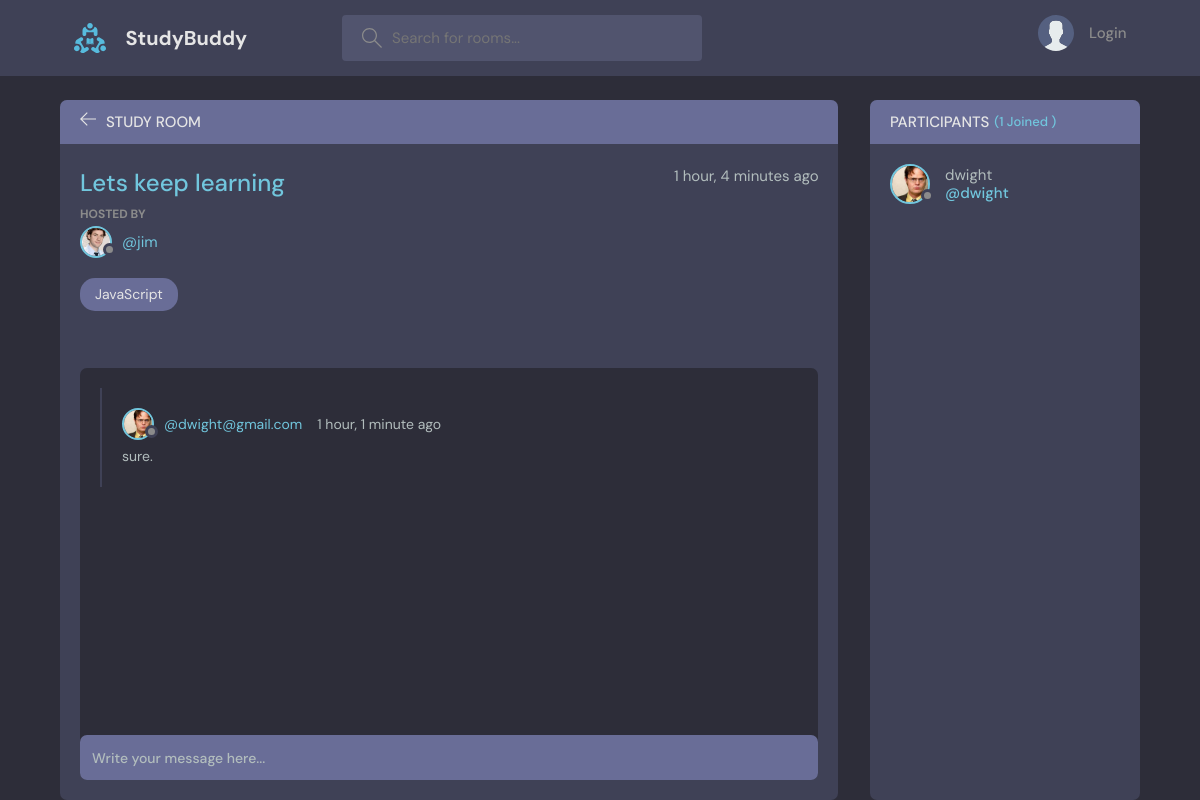
The page /room/4/ on the database its author committed.
### base/models.py (models this page shows, shortened)
class Room(models.Model):
    host = models.ForeignKey(User, on_delete=models.SET_NULL, null=True)
    topic = models.ForeignKey(Topic, on_delete=models.SET_NULL, null=True)
    name = models.CharField(max_length=200)
    description = models.TextField(null=True, blank=True)
    participants = models.ManyToManyField(
        User, related_name="participants", blank=True)
    created = models.DateTimeField(auto_now_add=True)
    updated = models.DateTimeField(auto_now=True)
    class Meta:
        ordering = ["-updated", "-created"]

class User(AbstractUser):
    pass
    name = models.CharField(max_length=200, null=True)
    email = models.EmailField(null=True, unique=True)
    bio = models.TextField(null=True)
    avatar = models.ImageField(null=True, default='avatar.svg')
    USERNAME_FIELD = 'email'
    REQUIRED_FIELDS = []

class Topic(models.Model):
    name = models.CharField(max_length=200)
    def __str__(self):
        return self.name

class Message(models.Model):
    user = models.ForeignKey(
        User, related_name="messages", on_delete=models.CASCADE)
    room = models.ForeignKey(Room, on_delete=models.CASCADE)
    body = models.TextField()
    created = models.DateTimeField(auto_now_add=True)
    updated = models.DateTimeField(auto_now=True)
    class Meta:
        ordering = ["-updated", "-created"]

### base/views.py (the view)
# urls.py: path('room/<str:pk>/', views.getRoom),
def room(request, pk):
    room = Room.objects.get(id=pk)
    room_messages = room.message_set.all()
    participants = room.participants.all()
    if request.method == "POST":
        message = Message.objects.create(
            user=request.user, room=room, body=request.POST.get("body")
        )
        room.participants.add(request.user)
        return redirect("room", pk=room.id)
    context = {
        "room": room,
        "room_messages": room_messages,
        "participants": participants,
    }
    return render(request, "base/room.html", context)

### base/templates/base/room.html (shortened to what this page needs)
{% extends "admin/main.html" %} {% block content %}
<main class="profile-page layout layout--2">
  <div class="container">
    <div class="room">
      <div class="room__top">
        <div class="room__topLeft">
          <a href="{{request.META.HTTP_REFERER}}">
            <svg
              version="1.1"
              xmlns="http://www.w3.org/2000/svg"
              width="32"
              height="32"
              viewBox="0 0 32 32"
            >
              <title>arrow-left</title>
              <path
                d="M13.723 2.286l-13.723 13.714 13.719 13.714 1.616-1.611-10.96-10.96h27.625v-2.286h-27.625l10.965-10.965-1.616-1.607z"
              ></path>
            </svg>
          </a>
          <h3>Study Room</h3>
        </div>
      </div>
      <div class="room__box scroll">
        <div class="room__header scroll">
          <div class="room__info">
            <h3>{{room.name}}</h3>
            <span>{{room.created|timesince}} ago</span>
          </div>
          <div class="room__hosted">
            <p>Hosted By</p>
            <a href="{% url 'user-profile' room.host.id %}" class="room__author">
              <div class="avatar avatar--small">
                <img src="{{room.host.avatar.url}}" />
              </div>
              <span>@{{room.host.username}}</span>
            </a>
          </div>
          <span class="room__topics">{{room.topic}}</span>
        </div>
        <div class="room__conversation">
          <div class="threads scroll">
        {% for message in room_messages %}
            <div class="thread">
              <div class="thread__top">
                <div class="thread__author">
                  <a href="{% url 'user-profile' message.user.id %}" class="thread__authorInfo">
                    <div class="avatar avatar--small">
                      <img
                        src="{{message.user.avatar.url}}"
                      />
                    </div>
                    <span>@{{message.user}}</span>
                  </a>
                  <span class="thread__date">{{message.created|timesince}} ago</span>
                </div>
              </div>
              <div class="thread__details">
                {{message.body}}
              </div>
            </div>
            {% endfor %}
          </div>
        </div>
      </div>
      <div class="room__message">
        <form action="" method="POST">
          <input name="body" placeholder="Write your message here..." />
        </form>
      </div>
    </div>
    <div class="participants">
      <h3 class="participants__top">
        Participants <span>({{participants.count}} Joined )</span>
      </h3>
      <div class="participants__list scroll">
        {% for participant in participants %}
        <a href="{% url 'user-profile' participant.id %}" class="participant">
          <div class="avatar avatar--medium">
            <img src="{{participant.avatar.url}}" />
          </div>
          <p>
            {{participant.username}}
            <span>@{{participant.username}}</span>
          </p>
        </a>
        {% endfor %}
      </div>
    </div>
  </div>
</main>
{% endblock content %}

### rows shown on the page
Room: name "Lets keep learning", created "1 hour, 4 minutes", host.avatar (picture), host.username "jim", topic "JavaScript"
Message: user.avatar (picture), user "dwight@gmail.com", created "1 hour, 1 minute", body "sure."
User: avatar (picture), username "dwight"

### other values the page prints
{{ participants.count }} "1"
